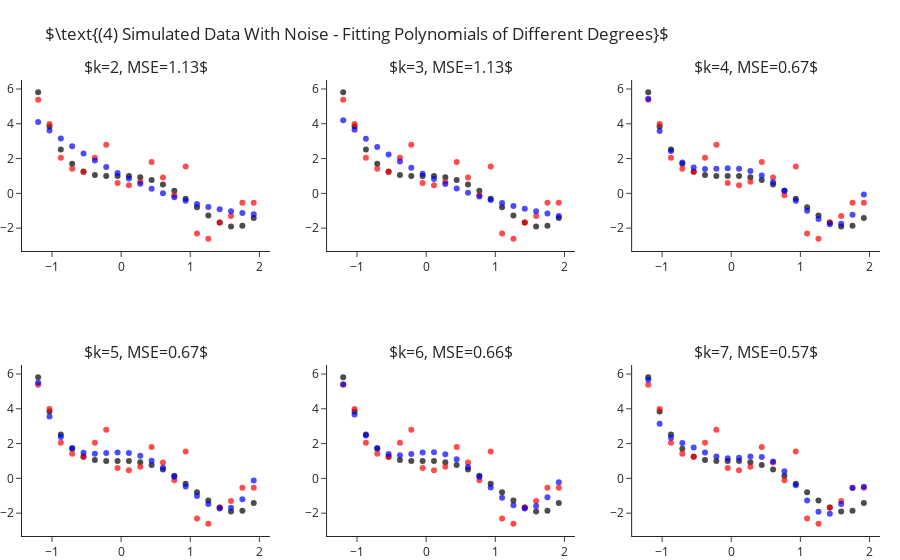

The cell this chart's notebook holds for it:
### Markdown cell above
## Fitting Polynomial Of Different Degrees - With Sample Noise

Still fitting for different values of $k$, let us add some standard Gaussian noise (i.e. $\mathcal{N}\left(0,1\right)$).
This time we observe two things:
- Even for the correct $k=4$ model we are not able to achieve zero MSE.
- As we increase $4<k\rightarrow 7$ we manage to decrease the error more and more.

### Code cell
y = y_ + np.random.normal(size=len(y_))

ks = range(2, 8)
fig = make_subplots(2, 3, subplot_titles=list(ks))
for i, k in enumerate(ks):
    r,c = i//3+1, i%3+1 
    
    y_hat = make_pipeline(PolynomialFeatures(k), LinearRegression(fit_intercept=False)).fit(X, y).predict(X)
    fig.add_traces([go.Scatter(x=x, y=y_, mode="markers", name="Real Points",  marker=dict(color="black", opacity=.7), showlegend=False),
                    go.Scatter(x=x, y=y, mode="markers", name="Observed Points",  marker=dict(color="red", opacity=.7), showlegend=False), 
                    go.Scatter(x=x, y=y_hat, mode="markers", name="Predicted Points",  marker=dict(color="blue", opacity=.7), showlegend=False)], rows=r, cols=c)
    fig["layout"]["annotations"][i]["text"] = rf"$k={{0}}, MSE={{1}}$".format(k, round(np.mean((y-y_hat)**2), 2))

fig.update_layout(title=r"$\text{(4) Simulated Data With Noise - Fitting Polynomials of Different Degrees}$", margin=dict(t=80)).show()

### Figure 1 — Plotly figure (JSON) as saved in the notebook; plotly's stock layout.template omitted (floating-point values rounded to 4 significant figures)
{"data": [{"marker": {"color": "black", "opacity": 0.7}, "mode": "markers", "name": "Real Points", "showlegend": false, "type": "scatter", "x": [-1.2, -1.036, -0.8718, -0.7077, -0.5436, -0.3795, -0.2154, -0.05128, 0.1128, 0.2769, 0.441, 0.6051, 0.7692, 0.9333, 1.097, 1.262, 1.426, 1.59, 1.754, 1.918], "xaxis": "x", "y": [5.81, 3.838, 2.523, 1.709, 1.261, 1.058, 0.9989, 0.999, 0.9909, 0.9251, 0.769, 0.5078, 0.1439, -0.3028, -0.7951, -1.278, -1.68, -1.912, -1.866, -1.418], "yaxis": "y"}, {"marker": {"color": "red", "opacity": 0.7}, "mode": "markers", "name": "Observed Points", "showlegend": false, "type": "scatter", "x": [-1.2, -1.036, -0.8718, -0.7077, -0.5436, -0.3795, -0.2154, -0.05128, 0.1128, 0.2769, 0.441, 0.6051, 0.7692, 0.9333, 1.097, 1.262, 1.426, 1.59, 1.754, 1.918], "xaxis": "x", "y": [5.38, 3.991, 2.054, 1.409, 1.227, 2.042, 2.797, 0.5927, 0.466, 0.6681, 1.804, 0.9133, -0.1047, 1.54, -2.309, -2.607, -1.68, -1.306, -0.5402, -0.5395], "yaxis": "y"}, {"marker": {"color": "blue", "opacity": 0.7}, "mode": "markers", "name": "Predicted Points", "showlegend": false, "type": "scatter", "x": [-1.2, -1.036, -0.8718, -0.7077, -0.5436, -0.3795, -0.2154, -0.05128, 0.1128, 0.2769, 0.441, 0.6051, 0.7692, 0.9333, 1.097, 1.262, 1.426, 1.59, 1.754, 1.918], "xaxis": "x", "y": [4.104, 3.616, 3.151, 2.709, 2.29, 1.895, 1.522, 1.173, 0.8479, 0.5455, 0.2664, 0.01062, -0.2219, -0.4312, -0.6172, -0.78, -0.9194, -1.036, -1.129, -1.198], "yaxis": "y"}, {"marker": {"color": "black", "opacity": 0.7}, "mode": "markers", "name": "Real Points", "showlegend": false, "type": "scatter", "x": [-1.2, -1.036, -0.8718, -0.7077, -0.5436, -0.3795, -0.2154, -0.05128, 0.1128, 0.2769, 0.441, 0.6051, 0.7692, 0.9333, 1.097, 1.262, 1.426, 1.59, 1.754, 1.918], "xaxis": "x2", "y": [5.81, 3.838, 2.523, 1.709, 1.261, 1.058, 0.9989, 0.999, 0.9909, 0.9251, 0.769, 0.5078, 0.1439, -0.3028, -0.7951, -1.278, -1.68, -1.912, -1.866, -1.418], "yaxis": "y2"}, {"marker": {"color": "red", "opacity": 0.7}, "mode": "markers", "name": "Observed Points", "showlegend": false, "type": "scatter", "x": [-1.2, -1.036, -0.8718, -0.7077, -0.5436, -0.3795, -0.2154, -0.05128, 0.1128, 0.2769, 0.441, 0.6051, 0.7692, 0.9333, 1.097, 1.262, 1.426, 1.59, 1.754, 1.918], "xaxis": "x2", "y": [5.38, 3.991, 2.054, 1.409, 1.227, 2.042, 2.797, 0.5927, 0.466, 0.6681, 1.804, 0.9133, -0.1047, 1.54, -2.309, -2.607, -1.68, -1.306, -0.5402, -0.5395], "yaxis": "y2"}, {"marker": {"color": "blue", "opacity": 0.7}, "mode": "markers", "name": "Predicted Points", "showlegend": false, "type": "scatter", "x": [-1.2, -1.036, -0.8718, -0.7077, -0.5436, -0.3795, -0.2154, -0.05128, 0.1128, 0.2769, 0.441, 0.6051, 0.7692, 0.9333, 1.097, 1.262, 1.426, 1.59, 1.754, 1.918], "xaxis": "x2", "y": [4.203, 3.652, 3.142, 2.67, 2.235, 1.834, 1.466, 1.128, 0.8186, 0.5354, 0.2765, 0.03993, -0.1765, -0.3747, -0.5569, -0.7249, -0.8809, -1.027, -1.165, -1.297], "yaxis": "y2"}, {"marker": {"color": "black", "opacity": 0.7}, "mode": "markers", "name": "Real Points", "showlegend": false, "type": "scatter", "x": [-1.2, -1.036, -0.8718, -0.7077, -0.5436, -0.3795, -0.2154, -0.05128, 0.1128, 0.2769, 0.441, 0.6051, 0.7692, 0.9333, 1.097, 1.262, 1.426, 1.59, 1.754, 1.918], "xaxis": "x3", "y": [5.81, 3.838, 2.523, 1.709, 1.261, 1.058, 0.9989, 0.999, 0.9909, 0.9251, 0.769, 0.5078, 0.1439, -0.3028, -0.7951, -1.278, -1.68, -1.912, -1.866, -1.418], "yaxis": "y3"}, {"marker": {"color": "red", "opacity": 0.7}, "mode": "markers", "name": "Observed Points", "showlegend": false, "type": "scatter", "x": [-1.2, -1.036, -0.8718, -0.7077, -0.5436, -0.3795, -0.2154, -0.05128, 0.1128, 0.2769, 0.441, 0.6051, 0.7692, 0.9333, 1.097, 1.262, 1.426, 1.59, 1.754, 1.918], "xaxis": "x3", "y": [5.38, 3.991, 2.054, 1.409, 1.227, 2.042, 2.797, 0.5927, 0.466, 0.6681, 1.804, 0.9133, -0.1047, 1.54, -2.309, -2.607, -1.68, -1.306, -0.5402, -0.5395], "yaxis": "y3"}, {"marker": {"color": "blue", "opacity": 0.7}, "mode": "markers", "name": "Predicted Points", "showlegend": false, "type": "scatter", "x": [-1.2, -1.036, -0.8718, -0.7077, -0.5436, -0.3795, -0.2154, -0.05128, 0.1128, 0.2769, 0.441, 0.6051, 0.7692, 0.9333, 1.097, 1.262, 1.426, 1.59, 1.754, 1.918], "xaxis": "x3", "y": [5.435, 3.587, 2.429, 1.779, 1.48, 1.397, 1.417, 1.448, 1.421, 1.291, 1.032, 0.6425, 0.1433, -0.4237, -0.9936, -1.479, -1.772, -1.74, -1.23, -0.06527], "yaxis": "y3"}, {"marker": {"color": "black", "opacity": 0.7}, "mode": "markers", "name": "Real Points", "showlegend": false, "type": "scatter", "x": [-1.2, -1.036, -0.8718, -0.7077, -0.5436, -0.3795, -0.2154, -0.05128, 0.1128, 0.2769, 0.441, 0.6051, 0.7692, 0.9333, 1.097, 1.262, 1.426, 1.59, 1.754, 1.918], "xaxis": "x4", "y": [5.81, 3.838, 2.523, 1.709, 1.261, 1.058, 0.9989, 0.999, 0.9909, 0.9251, 0.769, 0.5078, 0.1439, -0.3028, -0.7951, -1.278, -1.68, -1.912, -1.866, -1.418], "yaxis": "y4"}, {"marker": {"color": "red", "opacity": 0.7}, "mode": "markers", "name": "Observed Points", "showlegend": false, "type": "scatter", "x": [-1.2, -1.036, -0.8718, -0.7077, -0.5436, -0.3795, -0.2154, -0.05128, 0.1128, 0.2769, 0.441, 0.6051, 0.7692, 0.9333, 1.097, 1.262, 1.426, 1.59, 1.754, 1.918], "xaxis": "x4", "y": [5.38, 3.991, 2.054, 1.409, 1.227, 2.042, 2.797, 0.5927, 0.466, 0.6681, 1.804, 0.9133, -0.1047, 1.54, -2.309, -2.607, -1.68, -1.306, -0.5402, -0.5395], "yaxis": "y4"}, {"marker": {"color": "blue", "opacity": 0.7}, "mode": "markers", "name": "Predicted Points", "showlegend": false, "type": "scatter", "x": [-1.2, -1.036, -0.8718, -0.7077, -0.5436, -0.3795, -0.2154, -0.05128, 0.1128, 0.2769, 0.441, 0.6051, 0.7692, 0.9333, 1.097, 1.262, 1.426, 1.59, 1.754, 1.918], "xaxis": "x4", "y": [5.495, 3.553, 2.373, 1.741, 1.475, 1.421, 1.459, 1.492, 1.455, 1.303, 1.019, 0.6092, 0.09855, -0.4656, -1.017, -1.474, -1.734, -1.684, -1.195, -0.1254], "yaxis": "y4"}, {"marker": {"color": "black", "opacity": 0.7}, "mode": "markers", "name": "Real Points", "showlegend": false, "type": "scatter", "x": [-1.2, -1.036, -0.8718, -0.7077, -0.5436, -0.3795, -0.2154, -0.05128, 0.1128, 0.2769, 0.441, 0.6051, 0.7692, 0.9333, 1.097, 1.262, 1.426, 1.59, 1.754, 1.918], "xaxis": "x5", "y": [5.81, 3.838, 2.523, 1.709, 1.261, 1.058, 0.9989, 0.999, 0.9909, 0.9251, 0.769, 0.5078, 0.1439, -0.3028, -0.7951, -1.278, -1.68, -1.912, -1.866, -1.418], "yaxis": "y5"}, {"marker": {"color": "red", "opacity": 0.7}, "mode": "markers", "name": "Observed Points", "showlegend": false, "type": "scatter", "x": [-1.2, -1.036, -0.8718, -0.7077, -0.5436, -0.3795, -0.2154, -0.05128, 0.1128, 0.2769, 0.441, 0.6051, 0.7692, 0.9333, 1.097, 1.262, 1.426, 1.59, 1.754, 1.918], "xaxis": "x5", "y": [5.38, 3.991, 2.054, 1.409, 1.227, 2.042, 2.797, 0.5927, 0.466, 0.6681, 1.804, 0.9133, -0.1047, 1.54, -2.309, -2.607, -1.68, -1.306, -0.5402, -0.5395], "yaxis": "y5"}, {"marker": {"color": "blue", "opacity": 0.7}, "mode": "markers", "name": "Predicted Points", "showlegend": false, "type": "scatter", "x": [-1.2, -1.036, -0.8718, -0.7077, -0.5436, -0.3795, -0.2154, -0.05128, 0.1128, 0.2769, 0.441, 0.6051, 0.7692, 0.9333, 1.097, 1.262, 1.426, 1.59, 1.754, 1.918], "xaxis": "x5", "y": [5.403, 3.664, 2.462, 1.741, 1.403, 1.329, 1.394, 1.483, 1.502, 1.385, 1.101, 0.6563, 0.08925, -0.5301, -1.11, -1.545, -1.735, -1.595, -1.083, -0.2178], "yaxis": "y5"}, {"marker": {"color": "black", "opacity": 0.7}, "mode": "markers", "name": "Real Points", "showlegend": false, "type": "scatter", "x": [-1.2, -1.036, -0.8718, -0.7077, -0.5436, -0.3795, -0.2154, -0.05128, 0.1128, 0.2769, 0.441, 0.6051, 0.7692, 0.9333, 1.097, 1.262, 1.426, 1.59, 1.754, 1.918], "xaxis": "x6", "y": [5.81, 3.838, 2.523, 1.709, 1.261, 1.058, 0.9989, 0.999, 0.9909, 0.9251, 0.769, 0.5078, 0.1439, -0.3028, -0.7951, -1.278, -1.68, -1.912, -1.866, -1.418], "yaxis": "y6"}, {"marker": {"color": "red", "opacity": 0.7}, "mode": "markers", "name": "Observed Points", "showlegend": false, "type": "scatter", "x": [-1.2, -1.036, -0.8718, -0.7077, -0.5436, -0.3795, -0.2154, -0.05128, 0.1128, 0.2769, 0.441, 0.6051, 0.7692, 0.9333, 1.097, 1.262, 1.426, 1.59, 1.754, 1.918], "xaxis": "x6", "y": [5.38, 3.991, 2.054, 1.409, 1.227, 2.042, 2.797, 0.5927, 0.466, 0.6681, 1.804, 0.9133, -0.1047, 1.54, -2.309, -2.607, -1.68, -1.306, -0.5402, -0.5395], "yaxis": "y6"}, {"marker": {"color": "blue", "opacity": 0.7}, "mode": "markers", "name": "Predicted Points", "showlegend": false, "type": "scatter", "x": [-1.2, -1.036, -0.8718, -0.7077, -0.5436, -0.3795, -0.2154, -0.05128, 0.1128, 0.2769, 0.441, 0.6051, 0.7692, 0.9333, 1.097, 1.262, 1.426, 1.59, 1.754, 1.918], "xaxis": "x6", "y": [5.674, 3.138, 2.334, 2.035, 1.776, 1.491, 1.26, 1.158, 1.185, 1.256, 1.23, 0.9729, 0.4147, -0.3957, -1.272, -1.918, -2.029, -1.467, -0.5563, -0.4884], "yaxis": "y6"}], "layout": {"annotations": [{"font": {"size": 16}, "showarrow": false, "text": "$k=2, MSE=1.13$", "x": 0.1444, "xanchor": "center", "xref": "paper", "y": 1, "yanchor": "bottom", "yref": "paper"}, {"font": {"size": 16}, "showarrow": false, "text": "$k=3, MSE=1.13$", "x": 0.5, "xanchor": "center", "xref": "paper", "y": 1, "yanchor": "bottom", "yref": "paper"}, {"font": {"size": 16}, "showarrow": false, "text": "$k=4, MSE=0.67$", "x": 0.8556, "xanchor": "center", "xref": "paper", "y": 1, "yanchor": "bottom", "yref": "paper"}, {"font": {"size": 16}, "showarrow": false, "text": "$k=5, MSE=0.67$", "x": 0.1444, "xanchor": "center", "xref": "paper", "y": 0.375, "yanchor": "bottom", "yref": "paper"}, {"font": {"size": 16}, "showarrow": false, "text": "$k=6, MSE=0.66$", "x": 0.5, "xanchor": "center", "xref": "paper", "y": 0.375, "yanchor": "bottom", "yref": "paper"}, {"font": {"size": 16}, "showarrow": false, "text": "$k=7, MSE=0.57$", "x": 0.8556, "xanchor": "center", "xref": "paper", "y": 0.375, "yanchor": "bottom", "yref": "paper"}], "margin": {"t": 80}, "title": {"text": "$\\text{(4) Simulated Data With Noise - Fitting Polynomials of Different Degrees}$"}, "xaxis": {"anchor": "y", "domain": [0, 0.2889]}, "xaxis2": {"anchor": "y2", "domain": [0.3556, 0.6444]}, "xaxis3": {"anchor": "y3", "domain": [0.7111, 1]}, "xaxis4": {"anchor": "y4", "domain": [0, 0.2889]}, "xaxis5": {"anchor": "y5", "domain": [0.3556, 0.6444]}, "xaxis6": {"anchor": "y6", "domain": [0.7111, 1]}, "yaxis": {"anchor": "x", "domain": [0.625, 1]}, "yaxis2": {"anchor": "x2", "domain": [0.625, 1]}, "yaxis3": {"anchor": "x3", "domain": [0.625, 1]}, "yaxis4": {"anchor": "x4", "domain": [0, 0.375]}, "yaxis5": {"anchor": "x5", "domain": [0, 0.375]}, "yaxis6": {"anchor": "x6", "domain": [0, 0.375]}}}
